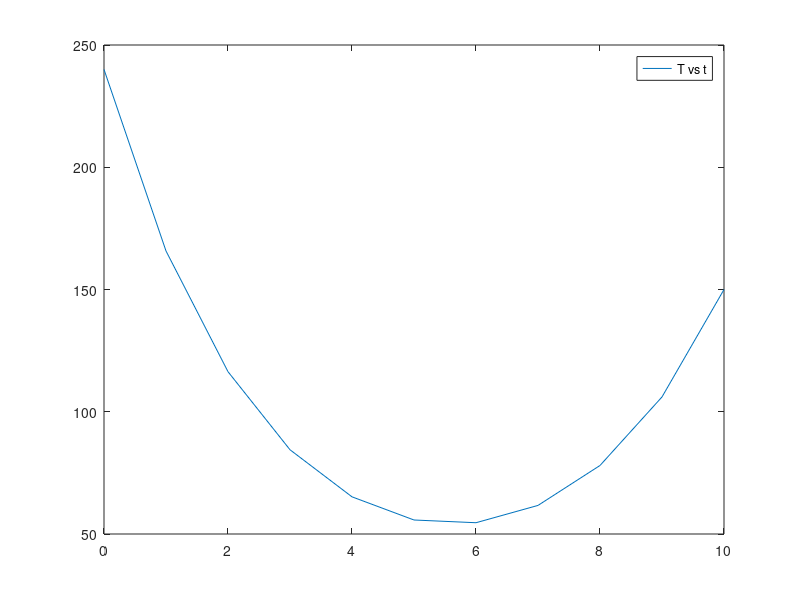
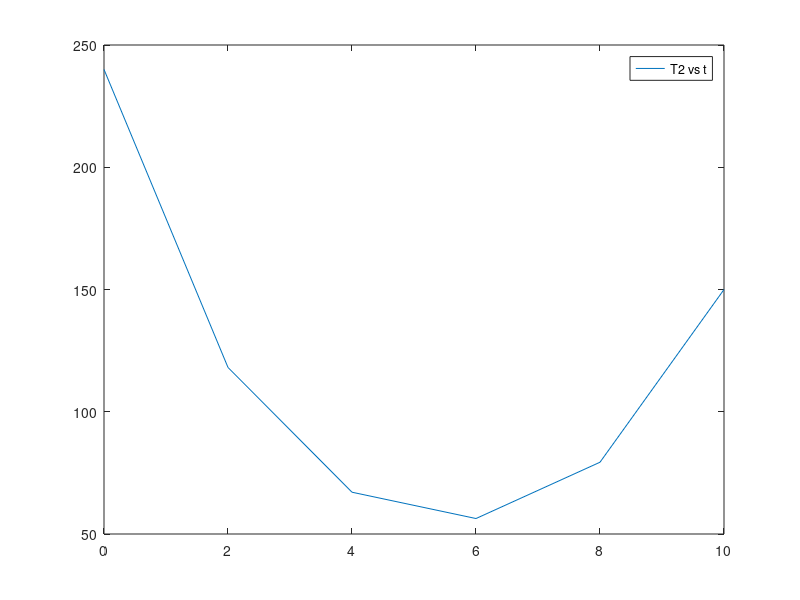
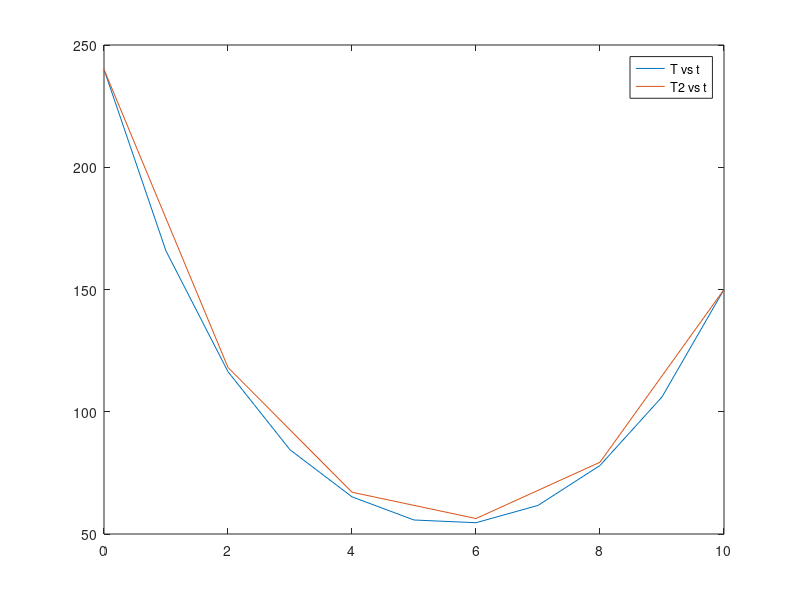

The MATLAB script that drew these images, in order:
% part (a)

% setting up A
A  = zeros(11);
A(1,1) = 1;
A(11,11) = 1;
for i=2:10
    A(i,i+1) = 1;
    A(i,i) = -2.15;
    A(i,i-1) = 1;
end   
% setting up b
b = zeros(11,1);
b(1) = 240;
b(11) = 150;
% Finding T
T=linsolve(A,b);
% plot
figure();
t=0:1:10;
plot(t,T)
legend("T vs t")

% part (b)

% setting up W
W  = zeros(6);
W(1,1) = 1;
W(6,6) = 1;
for i=2:5
    W(i,i+1) = 1; 
    W(i,i) = -2 + -0.15*4; % *4 is because h.^2 comes at the denominator of LHS which comes at the numerator of RHS
    W(i,i-1) = 1;
end   
% setting up b
c = zeros(6,1);
c(1) = 240;
c(6) = 150;
% Finding T
T2=linsolve(W,c);
% plot
figure();
t=0:2:10;
plot(t,T2);
legend("T2 vs t");

% part (c)
figure();
plot(0:1:10,T);
hold on
plot(0:2:10,T2);
legend("T vs t","T2 vs t")
